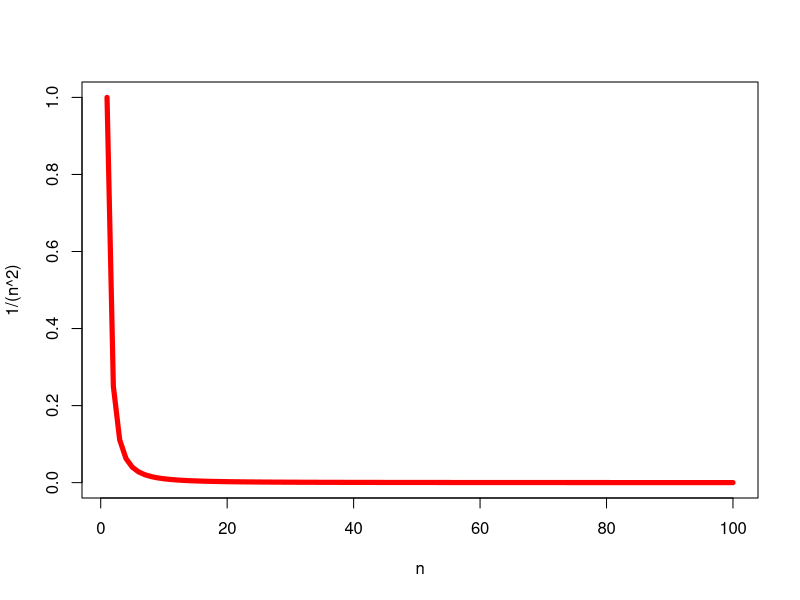
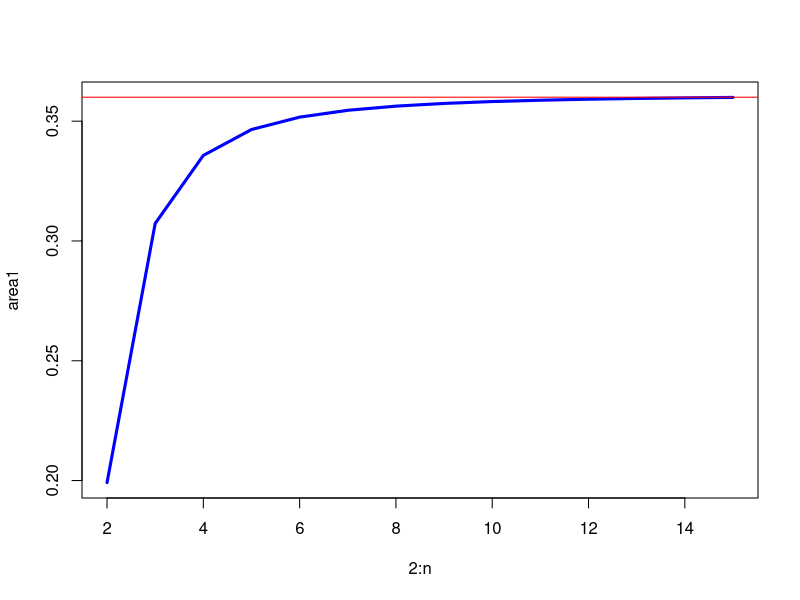
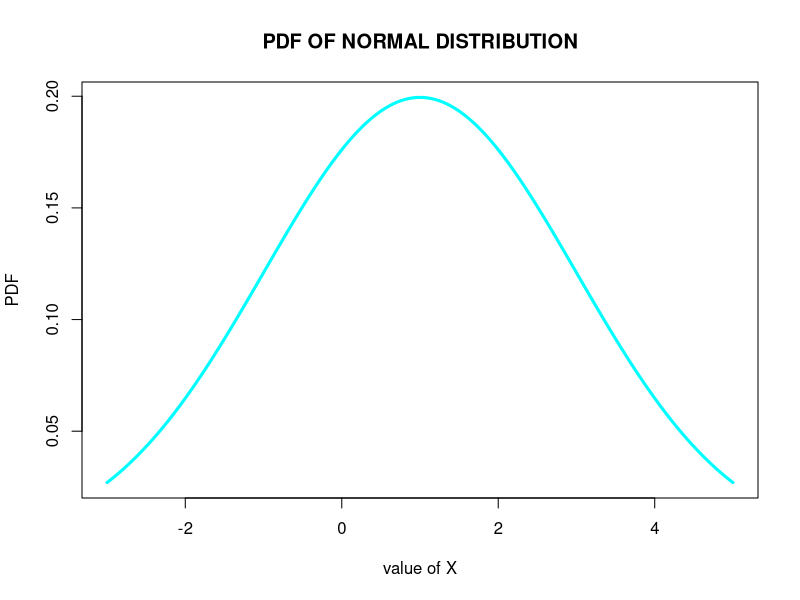

R code for these plots, in order: (Note: this script raises an error after producing the figures.)
roll = 1:5
marks = c(12,14,17,12,11)
d=data.frame(roll , marks)
#write.table(d,"path.xls",sep ="\t" , row.names = FALSE)
d1=data.frame("x"=roll , "y" = marks)
x1=d1$x
y1=d1$y
n=length(x1)
xbar = sum(x1)/n
varx1 = sum(x1^2)/n - xbar^2
varx1
ybar = sum (y1)/n
covxy= sum(x1*y1)/n - xbar*ybar
covxy

d[3,2]#to access elements from data frame

##subset 
d1
d2=subset(d1,x>2 &  x<5)
d2

##transform
d3=transform(d1,ad=x+y)
d3

###resident data sets in R
d=data(Orange)
Orange
head(Orange)
help(Orange)


data(CO2)
CO2
length(CO2)
CO2$Plant
CO2$Treatment
##functions in R

x=1:5
y=6:10

#distance between  x and y
dxy = sqrt(sum((x-y)^2))
dxy

euclid=function(x,y){
  d=sqrt(sum((x-y)^2))
  
  return (d)
  
}
euclid(x,y)

##loops
##for
x=c()#empty vector
for(i in 1:10){
  x[i] = i
}
n = 1:100
plot(n,1/(n^2) , type="l",col = "red" , lwd=5)

#approximating finite integral
#f(x)=x
intg = function(n){
  grid=seq(from=1 , to=5,by=4/(n-1))#smaller the by value approximation gets better 
  grid
  #n=length(grid)
  #n
  area=0
  for (i in 1:(n-1)) {
    m=(grid[i+1]+grid[i])/2  #midpoint
    area = area+((grid[i+1]-grid[i])*exp(-m))
  }
  return (area)
}
intg(15)
###################

area1=c()
n=15
for(i in 1:n-1){
  area1[i]=intg(i+1 )
  print(i)
}
plot(2:n,area1, type="l",col="blue",lwd= 3)
abline(h=0.36,col="red")



##################plots and curves#################
x=seq(from=-3 , to = 5,by =0.01)
##plot of normal distribution
nrm = function(x) 
{
  m=1
  s=2
  f = (1/(sqrt(2*pi)*s))*exp(-0.5*((x-m)/s)^2)
  return (f)
}
nrm2 = function(x) 
{
  m=0
  s=1
  f = (1/(sqrt(2*pi)*s))*exp(-0.5*((x-m)/s)^2)
  return (f)
}
fx1=nrm(x)
fx2=nrm2(x)
#nrm(1)
#dnorm(1,mean = 1 , sd =2)#to verify if our function is working fine
#fx=nrm(x)
plot(x,fx1,type="l",lwd=3,col="cyan" ,xlab ="value of X",ylab="PDF",main = "PDF OF NORMAL DISTRIBUTION")
#abline(v=1,lwd =3,col="red")
s=c("mu=1","sd=2")
legend(locator(1),legend=s,horiz = FALSE)
lines(x,fx2,lwd=3,col="yellow")
#try xlim ylim commands
s1=c("mu=0","sd=1")
legend1(locator(1),legend=s1,horiz = FALSE)


##histogram

#classes
lowerBound =seq(from=100  ,to = 700 , by =100)
upperBound =seq(from =200 , to = 800 , by = 100)
f=c(2,10,15,20,13,8,3)
df =data.frame(lowerBound , upperBound , f)
#as histogram takes ungrouped data we have to convert our grouped data to ungrouped data
br=c(100,upperBound) #breaks
m=(lowerBound+upperBound)/2
obs=rep(m,f)
hist(obs,breaks=br,col="cyan",main="Histogram",xlab="Classes",ylab="Frequency")

##if else
##frequency distribution using if else
lb=seq(100,300,100)
ub=seq(200,400,100)
obs=c(127,254,289,256,233,118,119,325,399,336)
f1=0
f2=0
f3=0

for(i in 1:length(obs)){
  if((obs[i]>=100 )&& ( obs[i]<200)){
    f1=f1+1
  }
  else if((obs[i]>=200 )&& ( obs[i]<300)){
    f2=f2+1
  }
  else if((obs[i]>=300 )&& ( obs[i]<400)){
    f3=f3+1
  }
}
fr=c(f1,f2,f3)
fr
data.frame(lb,ub,fr)

##Convergence of Sequence
#suppose Sn n>=1 is a sequence of real numbers then it is said to be convergent
#and converges to number l if for every epsilon >0 there exists a natural number 
#n0 depending on epsilon such that 
#abs(Sn-l)<epsilon for all n>n0

#Sn=1/n , l =0

#use while loop

